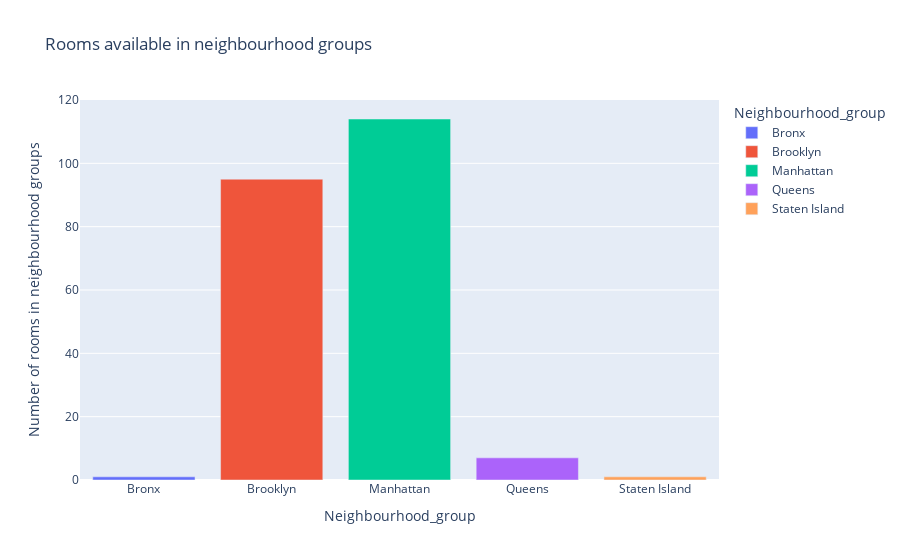

Source (notebook cell):
### Markdown cell above
### from the above data we can analyse that the manhattan has the maximum number of rooms among all neighbourhood groups in newyork

### Code cell
fig=px.bar(Neighbour_hood,x=Neighbour_hood.index,y=Neighbour_hood["Host_Id"],color=Neighbour_hood.index,
           title="Rooms available in neighbourhood groups",
          labels={"Neighbour_hood":"Neighbourhood groups","Host_Id":"Number of rooms in neighbourhood groups"})
fig.show()

### Figure 1 — Plotly figure (JSON) as saved in the notebook; plotly's stock layout.template omitted (floating-point values rounded to 4 significant figures)
{"data": [{"alignmentgroup": "True", "hovertemplate": "Neighbourhood_group=%{x}<br>Number of rooms in neighbourhood groups=%{y}<extra></extra>", "legendgroup": "Bronx", "marker": {"color": "#636efa", "pattern": {"shape": ""}}, "name": "Bronx", "offsetgroup": "Bronx", "orientation": "v", "showlegend": true, "textposition": "auto", "type": "bar", "x": ["Bronx"], "xaxis": "x", "y": [1], "yaxis": "y"}, {"alignmentgroup": "True", "hovertemplate": "Neighbourhood_group=%{x}<br>Number of rooms in neighbourhood groups=%{y}<extra></extra>", "legendgroup": "Brooklyn", "marker": {"color": "#EF553B", "pattern": {"shape": ""}}, "name": "Brooklyn", "offsetgroup": "Brooklyn", "orientation": "v", "showlegend": true, "textposition": "auto", "type": "bar", "x": ["Brooklyn"], "xaxis": "x", "y": [95], "yaxis": "y"}, {"alignmentgroup": "True", "hovertemplate": "Neighbourhood_group=%{x}<br>Number of rooms in neighbourhood groups=%{y}<extra></extra>", "legendgroup": "Manhattan", "marker": {"color": "#00cc96", "pattern": {"shape": ""}}, "name": "Manhattan", "offsetgroup": "Manhattan", "orientation": "v", "showlegend": true, "textposition": "auto", "type": "bar", "x": ["Manhattan"], "xaxis": "x", "y": [114], "yaxis": "y"}, {"alignmentgroup": "True", "hovertemplate": "Neighbourhood_group=%{x}<br>Number of rooms in neighbourhood groups=%{y}<extra></extra>", "legendgroup": "Queens", "marker": {"color": "#ab63fa", "pattern": {"shape": ""}}, "name": "Queens", "offsetgroup": "Queens", "orientation": "v", "showlegend": true, "textposition": "auto", "type": "bar", "x": ["Queens"], "xaxis": "x", "y": [7], "yaxis": "y"}, {"alignmentgroup": "True", "hovertemplate": "Neighbourhood_group=%{x}<br>Number of rooms in neighbourhood groups=%{y}<extra></extra>", "legendgroup": "Staten Island", "marker": {"color": "#FFA15A", "pattern": {"shape": ""}}, "name": "Staten Island", "offsetgroup": "Staten Island", "orientation": "v", "showlegend": true, "textposition": "auto", "type": "bar", "x": ["Staten Island"], "xaxis": "x", "y": [1], "yaxis": "y"}], "layout": {"barmode": "relative", "legend": {"title": {"text": "Neighbourhood_group"}, "tracegroupgap": 0}, "title": {"text": "Rooms available in neighbourhood groups"}, "xaxis": {"anchor": "y", "categoryarray": ["Bronx", "Brooklyn", "Manhattan", "Queens", "Staten Island"], "categoryorder": "array", "domain": [0, 1], "title": {"text": "Neighbourhood_group"}}, "yaxis": {"anchor": "x", "domain": [0, 1], "title": {"text": "Number of rooms in neighbourhood groups"}}}}
